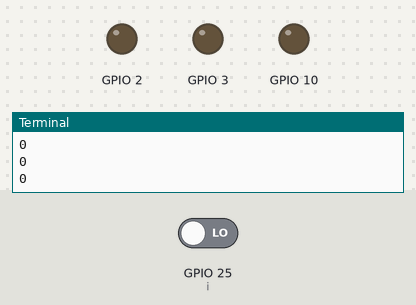
Bench run of a program on a simulated Raspberry Pi (BCM pin numbers). Parts: output pins drawn as LEDs (lit = HIGH), the last lines printed to the terminal. Inputs (shaded band) come from the test bench; at power-on: GPIO 25 (i) LOW.

Above: at 1.2 s.
1.3 s: GPIO 25 (i) driven HIGH
At 2.2 s:
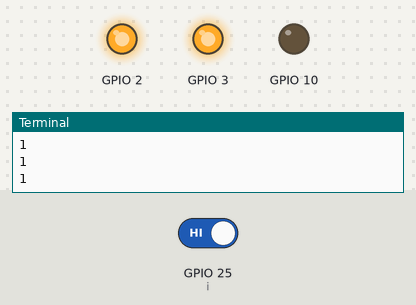
2.8 s: GPIO 25 (i) driven LOW
At 3.4 s:
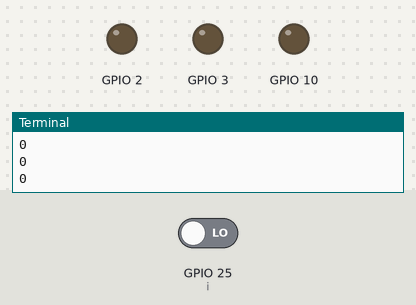
Timing chart, 0 to 5.8 s (numbered marks = the images above; inputs shaded):
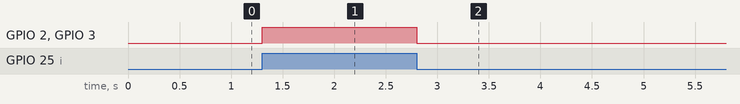

Measured:
- after the input at 1.3 s, GPIO 2, GPIO 3: LOW → HIGH at once
- after the input at 2.8 s, GPIO 2, GPIO 3: HIGH → LOW at once

The program:

light.py
```python
import RPi.GPIO as GPIO
import time
GPIO.setwarnings(False)
GPIO.setmode(GPIO.BCM)
GPIO.setup(25,GPIO.IN) #Read output from light sensor
GPIO.setup(3, GPIO.OUT)         #Light2 output pin
GPIO.setup(2,GPIO.OUT)           #LIGHT 1
GPIO.setup(10,GPIO.OUT)           #Fan
while True:
 i=GPIO.input(25)
 print(i)
 if(i==0):                 #When output from LIGHT  sensor is LOW
  GPIO.output(3, 0)  #Turn OFF Lights
  GPIO.output(2,0)
  time.sleep(0.1)
 elif i==1:               #When output from LIGHT sensor is HIGH
  GPIO.output(3, 1)  #Turn ON Lights
  GPIO.output(2,1)
  time.sleep(0.1)
```
